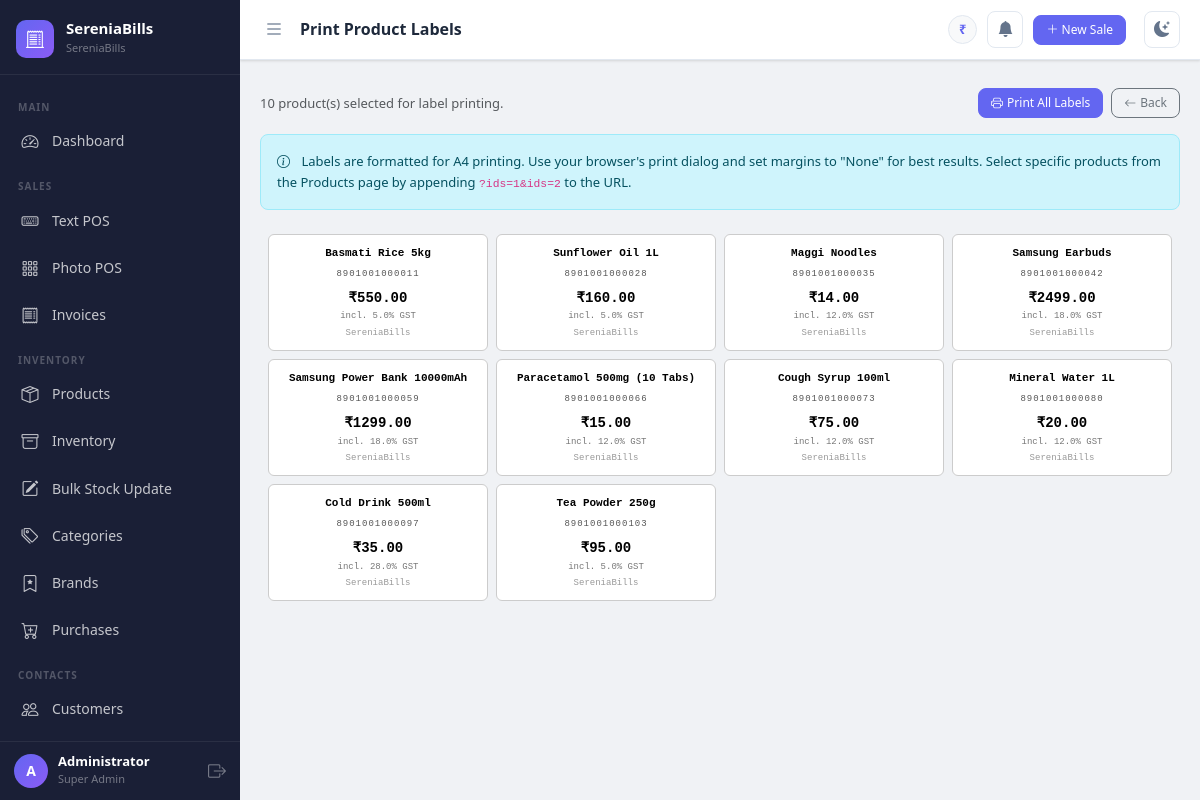
Page /products/labels (signed in) on the committed database.
### app.py (models this page shows, shortened)
class Settings(db.Model):
    __tablename__ = 'settings'
    id = db.Column(db.Integer, primary_key=True)
    company_name = db.Column(db.String(150), default='SereniaBills')
    logo = db.Column(db.String(255))
    gst_number = db.Column(db.String(50))
    address = db.Column(db.String(255))
    phone = db.Column(db.String(20))
    email = db.Column(db.String(120))
    currency_symbol = db.Column(db.String(10), default='₹')
    invoice_prefix = db.Column(db.String(10), default='INV-')
    default_tax_rate = db.Column(db.Float, default=0)
    theme = db.Column(db.String(20), default='light')
    next_invoice_number = db.Column(db.Integer, default=1)

class User(UserMixin, db.Model):
    __tablename__ = 'users'
    id = db.Column(db.Integer, primary_key=True)
    username = db.Column(db.String(80), unique=True, nullable=False)
    email = db.Column(db.String(120), unique=True)
    password_hash = db.Column(db.String(255), nullable=False)
    full_name = db.Column(db.String(120))
    role_id = db.Column(db.Integer, db.ForeignKey('roles.id'), nullable=False)
    active = db.Column(db.Boolean, default=True)
    created_at = db.Column(db.DateTime, default=datetime.utcnow)
    def is_super_admin(self):
        return self.role and self.role.name == 'super_admin'

class Role(db.Model):
    __tablename__ = 'roles'
    id = db.Column(db.Integer, primary_key=True)
    name = db.Column(db.String(50), unique=True, nullable=False)  # super_admin, staff
    description = db.Column(db.String(255))
    users = db.relationship('User', backref='role', lazy=True)

class Product(db.Model):
    __tablename__ = 'products'
    id = db.Column(db.Integer, primary_key=True)
    name = db.Column(db.String(150), nullable=False)
    sku = db.Column(db.String(50), unique=True)
    barcode = db.Column(db.String(50), unique=True)
    category_id = db.Column(db.Integer, db.ForeignKey('categories.id'))
    brand_id = db.Column(db.Integer, db.ForeignKey('brands.id'))
    cost_price = db.Column(db.Float, default=0)
    selling_price = db.Column(db.Float, default=0)
    tax_percent = db.Column(db.Float, default=0)
    stock_quantity = db.Column(db.Integer, default=0)
    low_stock_threshold = db.Column(db.Integer, default=5)
    description = db.Column(db.Text)
    image = db.Column(db.String(255))
    expiry_date = db.Column(db.Date, nullable=True)
    variant_name = db.Column(db.String(100), nullable=True)
    active = db.Column(db.Boolean, default=True)
    created_at = db.Column(db.DateTime, default=datetime.utcnow)
    is_weight_based = db.Column(db.Boolean, default=False)
    price_unit      = db.Column(db.String(20), default='kg')   # kg / g / litre / piece …
    price_per_unit  = db.Column(db.Float, default=0)           # price for 1 unit

### app.py (the view)
@app.route('/products/labels')
@login_required
def product_labels():
    product_ids = request.args.getlist('ids')
    if product_ids:
        products_list = Product.query.filter(Product.id.in_(product_ids)).all()
    else:
        products_list = Product.query.filter_by(active=True).all()
    return render_template('product_labels.html', products=products_list)

### app.py (called while the page is built)
@login_manager.user_loader
def load_user(user_id):
    return User.query.get(int(user_id))

def get_settings():
    settings = Settings.query.first()
    if not settings:
        settings = Settings()
        db.session.add(settings)
        db.session.commit()
    return settings

@app.context_processor
def inject_globals():
    return dict(settings=get_settings(), now=datetime.utcnow())

### templates/product_labels.html (shortened to what this page needs)
{% extends "base.html" %}
{% block page_title %}Print Product Labels{% endblock %}
{% block content %}
<div class="d-flex justify-content-between align-items-center mb-3 no-print">
  <div class="text-muted" style="font-size:13px">
    {{ products|length }} product(s) selected for label printing.
  </div>
  <div class="d-flex gap-2">
    <button onclick="window.print()" class="btn btn-primary btn-sm">
      <i class="bi bi-printer me-1"></i>Print All Labels
    </button>
    <a href="{{ url_for('products') }}" class="btn btn-outline-secondary btn-sm">
      <i class="bi bi-arrow-left me-1"></i>Back
    </a>
  </div>
</div>
<div class="alert alert-info no-print" style="font-size:13px">
  <i class="bi bi-info-circle me-2"></i>
  Labels are formatted for A4 printing. Use your browser's print dialog and set margins to "None" for best results.
  Select specific products from the Products page by appending <code>?ids=1&ids=2</code> to the URL.
</div>
<div id="labelsGrid" style="display:grid;grid-template-columns:repeat(4,1fr);gap:8px;padding:8px">
  {% for product in products %}
  <div class="label-card" style="
    border:1px solid #ccc;
    border-radius:6px;
    padding:10px 8px;
    text-align:center;
    background:#fff;
    color:#000;
    page-break-inside:avoid;
    font-family:monospace;
  ">
    <div style="font-size:11px;font-weight:700;margin-bottom:4px;word-break:break-word">
      {{ product.name[:28] }}
    </div>
    {% if product.barcode %}
    <div style="font-size:9px;color:#555;letter-spacing:1px">{{ product.barcode }}</div>
    {% else %}
    <div style="font-size:10px;color:#999;margin:4px 0">SKU: {{ product.sku or product.id }}</div>
    {% endif %}
    <div style="font-size:14px;font-weight:900;margin-top:6px;color:#000">
      {{ settings.currency_symbol }}{{ "%.2f"|format(product.selling_price) }}
    </div>
    {% if product.tax_percent > 0 %}
    <div style="font-size:9px;color:#777">incl. {{ product.tax_percent }}% GST</div>
    {% endif %}
    <div style="font-size:9px;color:#999;margin-top:2px">{{ settings.company_name }}</div>
  </div>
  {% else %}
  <div class="empty-state col-span-4">
    <i class="bi bi-tags"></i>
    <p>No products to print labels for.</p>
  </div>
  {% endfor %}
</div>
{% endblock %}

### templates/base.html (shortened to what this page needs)
<!DOCTYPE html>
<html lang="en" data-theme="{{ settings.theme }}">
<head>
    <link rel="stylesheet" href="https://cdn.jsdelivr.net/npm/bootstrap@5.3.2/dist/css/bootstrap.min.css">
    <link rel="stylesheet" href="https://cdn.jsdelivr.net/npm/bootstrap-icons@1.11.3/font/bootstrap-icons.css">
    <link rel="stylesheet" href="{{ url_for('static', filename='css/main.css') }}">
</head>
<body>
<div class="sb-wrapper">
  <nav id="sidebar" class="sb-sidebar">
    <div class="sb-brand">
      {% if settings.logo %}
        <img src="{{ url_for('static', filename='uploads/' + settings.logo) }}" class="sb-logo-img" alt="Logo">
      {% else %}
        <div class="sb-logo-icon"><i class="bi bi-receipt-cutoff"></i></div>
      {% endif %}
      <div class="sb-brand-text">
        <span class="sb-brand-name">SereniaBills</span>
        <span class="sb-brand-tagline">{{ settings.company_name }}</span>
      </div>
    </div>
    <div class="sb-nav">
      <div class="sb-section-label">Main</div>
      <a href="{{ url_for('dashboard') }}" class="sb-link {% if request.endpoint == 'dashboard' %}active{% endif %}">
        <i class="bi bi-speedometer2"></i><span>Dashboard</span>
      </a>
      <div class="sb-section-label">Sales</div>
      <a href="{{ url_for('pos_text') }}" class="sb-link {% if request.endpoint == 'pos_text' %}active{% endif %}">
        <i class="bi bi-keyboard"></i><span>Text POS</span>
      </a>
      <a href="{{ url_for('pos_photo') }}" class="sb-link {% if request.endpoint == 'pos_photo' %}active{% endif %}">
        <i class="bi bi-grid-3x3-gap"></i><span>Photo POS</span>
      </a>
      <a href="{{ url_for('invoices') }}" class="sb-link {% if request.endpoint == 'invoices' %}active{% endif %}">
        <i class="bi bi-receipt"></i><span>Invoices</span>
      </a>
      <div class="sb-section-label">Inventory</div>
      <a href="{{ url_for('products') }}" class="sb-link {% if request.endpoint in ['products','add_product','edit_product'] %}active{% endif %}">
        <i class="bi bi-box-seam"></i><span>Products</span>
      </a>
      <a href="{{ url_for('inventory') }}" class="sb-link {% if request.endpoint == 'inventory' %}active{% endif %}">
        <i class="bi bi-archive"></i><span>Inventory</span>
      </a>
      <a href="{{ url_for('bulk_stock_update') }}" class="sb-link {% if request.endpoint == 'bulk_stock_update' %}active{% endif %}">
        <i class="bi bi-pencil-square"></i><span>Bulk Stock Update</span>
      </a>
      <a href="{{ url_for('categories') }}" class="sb-link {% if request.endpoint == 'categories' %}active{% endif %}">
        <i class="bi bi-tags"></i><span>Categories</span>
      </a>
      <a href="{{ url_for('brands') }}" class="sb-link {% if request.endpoint == 'brands' %}active{% endif %}">
        <i class="bi bi-bookmark-star"></i><span>Brands</span>
      </a>
      <a href="{{ url_for('purchases') }}" class="sb-link {% if request.endpoint in ['purchases','add_purchase'] %}active{% endif %}">
        <i class="bi bi-cart-plus"></i><span>Purchases</span>
      </a>
      <div class="sb-section-label">Contacts</div>
      <a href="{{ url_for('customers') }}" class="sb-link {% if 'customer' in request.endpoint %}active{% endif %}">
        <i class="bi bi-people"></i><span>Customers</span>
      </a>
      <a href="{{ url_for('suppliers') }}" class="sb-link {% if 'supplier' in request.endpoint %}active{% endif %}">
      </a>
    </div>
    <div class="sb-footer">
      <div class="sb-user-info">
        <div class="sb-user-avatar">{{ current_user.username[0].upper() }}</div>
        <div>
          <div class="sb-user-name">{{ current_user.full_name or current_user.username }}</div>
          <div class="sb-user-role">{{ current_user.role.name.replace('_',' ').title() }}</div>
        </div>
      </div>
      <a href="{{ url_for('logout') }}" class="sb-logout" title="Logout"><i class="bi bi-box-arrow-right"></i></a>
    </div>
  </nav>
  <div class="sb-content" id="sbContent">
    <div class="sb-topbar">
      <button class="sb-toggle-btn" id="sidebarToggle" onclick="toggleSidebar()">
        <i class="bi bi-list"></i>
      </button>
      <div class="sb-topbar-title">{% block page_title %}{% endblock %}</div>
      <div class="sb-topbar-right">
        <span class="sb-currency-badge">{{ settings.currency_symbol }}</span>
        <div class="position-relative" id="alertBellWrap" style="cursor:pointer" onclick="toggleAlertDropdown()">
          <button class="sb-theme-btn" title="Stock Alerts">
            <i class="bi bi-bell-fill" id="bellIcon"></i>
          </button>
        </div>
        <a href="{{ url_for('pos_text') }}" class="btn btn-sm btn-primary me-2">
          <i class="bi bi-plus-lg"></i> New Sale
        </a>
        <button class="sb-theme-btn" onclick="toggleTheme()" title="Toggle Dark/Light">
          <i class="bi bi-moon-stars-fill" id="themeIcon"></i>
        </button>
      </div>
    </div>
    <div class="px-3 pt-2">
    </div>
    <div class="sb-main-content">
      {% block content %}{% endblock %}
    </div>
  </div>
</div>
</body>
</html>

### rows in the picture
Settings: company_name "SereniaBills", currency_symbol "₹"
User: username "A", full_name "Administrator"
Role: role.name.replace "Super Admin"
Product: name "Basmati Rice 5kg", barcode "8901001000011", selling_price "550.00", tax_percent "5.0"
Product: name "Sunflower Oil 1L", barcode "8901001000028", selling_price "160.00", tax_percent "5.0"
Product: name "Maggi Noodles", barcode "8901001000035", selling_price "14.00", tax_percent "12.0"
Product: name "Samsung Earbuds", barcode "8901001000042", selling_price "2499.00", tax_percent "18.0"
Product: name "Samsung Power Bank 10000mAh", barcode "8901001000059", selling_price "1299.00", tax_percent "18.0"
Product: name "Paracetamol 500mg (10 Tabs)", barcode "8901001000066", selling_price "15.00", tax_percent "12.0"
Product: name "Cough Syrup 100ml", barcode "8901001000073", selling_price "75.00", tax_percent "12.0"
Product: name "Mineral Water 1L", barcode "8901001000080", selling_price "20.00", tax_percent "12.0"
Product: name "Cold Drink 500ml", barcode "8901001000097", selling_price "35.00", tax_percent "28.0"
Product: name "Tea Powder 250g", barcode "8901001000103", selling_price "95.00", tax_percent "5.0"

### other values in the picture
{{ products|length }} "10"
